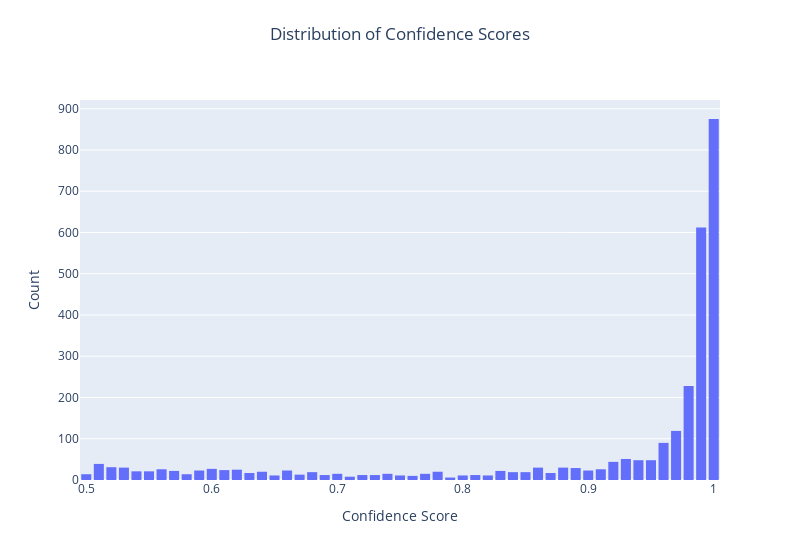

This figure's notebook cell:
### Markdown cell above
#### Confidence threshold anaylsis

Not all rows in the `hallucinated_spans` column are actually hallucinations, which is why LettuceDetect includes a confidence score. Below, we plot the distribution of scores to help us select a threshold.

### Code cell
# Plot the distribution of confidence scores
fig = px.histogram(synthetic_distilabel_hallucinations_df, x="confidence", title="Distribution of Confidence Scores", nbins=50)

fig.update_layout(
    xaxis_title="Confidence Score",
    yaxis_title="Count",
    bargap=0.2,
    title_x=0.5,
    title_y=0.95,
    # Adjust width
    width=800,
)

# Show the plot
fig.show()

### Figure 1 — Plotly figure (JSON) as saved in the notebook; plotly's stock layout.template omitted (floating-point values rounded to 4 significant figures; data arrays with more than 128 entries replaced by an {"elided": "..."} marker saying what was removed)
{"data": [{"bingroup": "x", "hovertemplate": "confidence=%{x}<br>count=%{y}<extra></extra>", "legendgroup": "", "marker": {"color": "#636efa", "pattern": {"shape": ""}}, "name": "", "nbinsx": 50, "orientation": "v", "showlegend": false, "type": "histogram", "x": {"elided": "4989 float values"}, "xaxis": "x", "yaxis": "y"}], "layout": {"bargap": 0.2, "barmode": "relative", "legend": {"tracegroupgap": 0}, "title": {"text": "Distribution of Confidence Scores", "x": 0.5, "y": 0.95}, "width": 800, "xaxis": {"anchor": "y", "domain": [0, 1], "title": {"text": "Confidence Score"}}, "yaxis": {"anchor": "x", "domain": [0, 1], "title": {"text": "Count"}}}}
